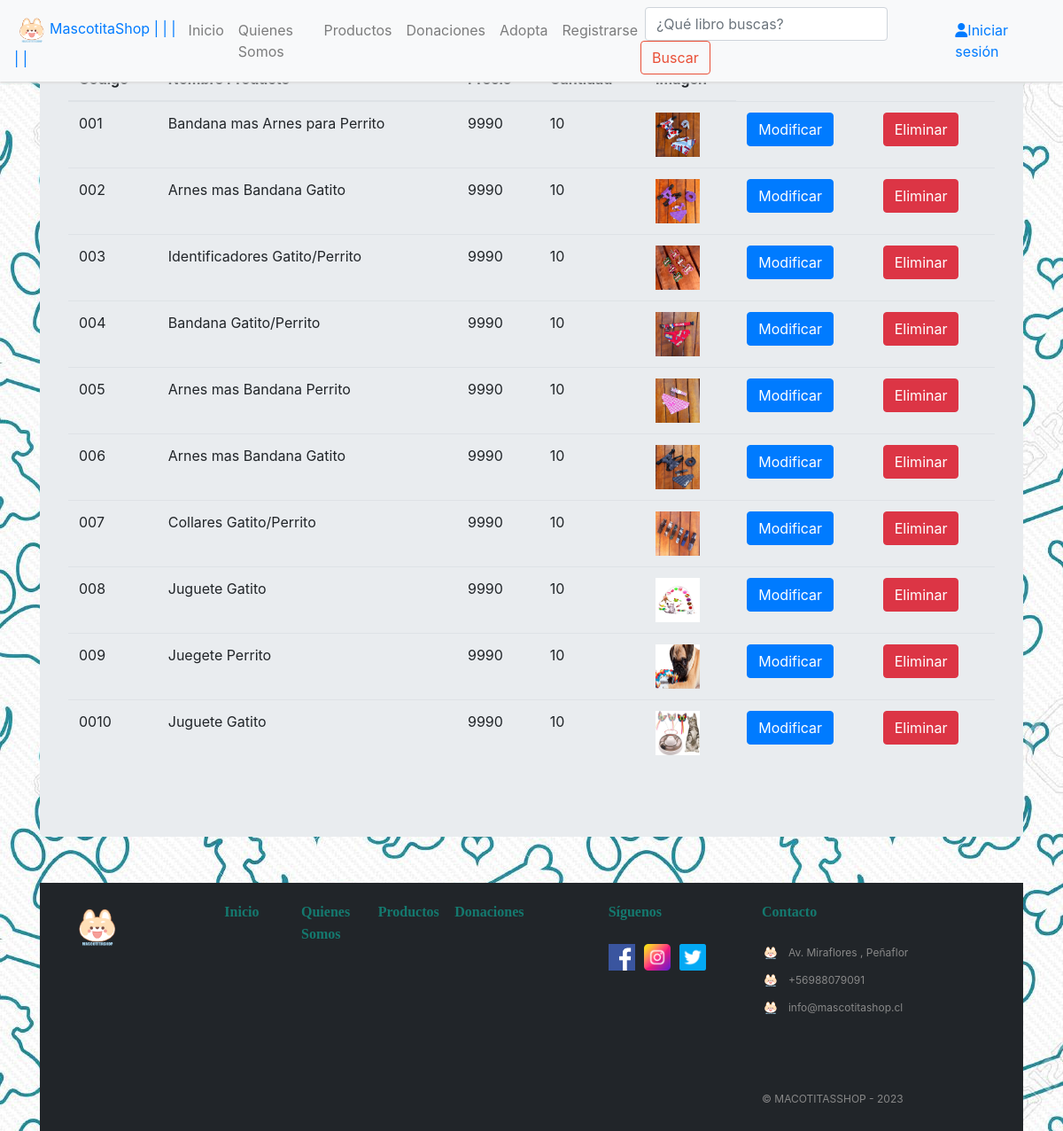
Screenshot of /mostrarproducto/ with the database file from the repository.
### mascotas/models.py (models this page shows, shortened)
class Producto(models.Model):
    codigo = models.CharField(primary_key=True, max_length=10, unique=True)
    nombre = models.CharField(max_length=100)
    precio=models.IntegerField(blank=True, null=True, verbose_name="Precio")
    cantidad = models.PositiveIntegerField(default=0)
    imagen = models.ImageField(upload_to='producto_imagenes', null=True, blank=True)

### mascotas/views.py (the view)
# urls.py: path('mostrarproducto/',mostrarPro, name='mostrarProducto'),
def mostrarPro(request):
    producto = Producto.objects.all()
    datos={
        'productos':producto
    }
    return render(request, 'mostrarproducto.html', datos)

### mascotas/context_processor.py (called while the page is built, shortened)
def total_carrito(request):
    total = 0
    return {'total_carrito':int(total)}

### mascotas/templates/mostrarproducto.html (shortened to what this page needs)
{% extends "base.html" %}
{% block content %}
<!DOCTYPE html>
<html lang="en">
<head>
    {% load static %}
    <link rel="stylesheet" href="https://cdnjs.cloudflare.com/ajax/libs/font-awesome/4.7.0/css/font-awesome.min.css">
    <link href="{% static 'css/bootstrap.min.css' %}" rel="stylesheet">
    <link href="{% static 'css/estilos.css' %}" rel="stylesheet">
</head>
<body>
    <div class="container">
        <div class="row">
            <div class="col-12">
                <div class="jumbotron">
                    <table class="table">
                        <thead>
                            <tr>
                                <th>Codigo</th>
                                <th>Nombre Producto</th>
                                <th>Precio</th>
                                <th>Cantidad</th>
                                <th>Imagen</th>
                            </tr>
                        </thead>
                        <tbody>
                            {% for pro in productos %}
                                <tr>
                                    <td>{{pro.codigo}}</td>
                                    <td>{{pro.nombre}}</td>
                                    <td>{{pro.precio}}</td>
                                    <td>{{pro.cantidad}}</td>
                                    {% if pro.imagen %}
                                    <td>
                                        <img src="{{ pro.imagen.url }}" style="height: 50px; width: 50px;">
                                    </td>
                                    {% else %}
                                    <td>
                                        <p style="color:red">No tiene foto</p>
                                    </td>
                                    {% endif %}
                                    <td><a href="{% url 'modificarproducto' pro.codigo %}" class="btn btn-primary">Modificar</a></td>
                                    <td><a href="{% url 'eliminarproducto' pro.codigo %}" class="btn btn-danger">Eliminar</a></td>
                            {% endfor%}
                        </tbody>
                    </table>
                </div>
            </div>
        </div>
    <footer>
        <div class="row col-12">
            <div class="col-lg-2">
                <a href="{% url 'index' %}"><img src="{% static 'img/MASCOTITASHOP-LOGO.png' %}" href="{% url 'index' %}" alt="logoBookStop" width="60px"></a>
            </div>
            <div class="col-lg-1">
                <a href="{% url 'index' %}" id="linkFooter"style="color: #198b; font-family: cursive;" ><strong>Inicio</strong></a>
            </div>
            <div class="col-lg-1">
                <a href="{% url 'quienes_somos' %}" id="linkFooter"style="color: #198b; font-family: cursive;"><strong>Quienes Somos</strong></a>
            </div>
            <div class="col-lg-1">
                <a href="{% url 'productos' %}" id="linkFooter"style="color: #198b; font-family: cursive;"><strong>Productos</strong></a>
            </div>
            <div class="col-lg-2">
                <a href="{% url 'index' %}" id="linkFooter"style="color: #198b; font-family: cursive;"><strong>Donaciones</strong></a>
            </div>
            <div class="col-lg-2">
                <strong style="color: #198b; font-family: cursive;">Síguenos</strong>
                <br><br>
                <div class="row">
                    <a href="https://www.facebook.com/"><img src="{% static 'img/fb.png' %}" alt="" width="30px" height="30px"style=" margin-left: 15px;"></a>
                    <a href="https://www.instagram.com/"><img src="{% static 'img/instagram.png' %}" alt="" width="30px" height="30px" style=" margin-left: 10px;"></a>
                    <a href="https://www.twitter.com/"><img src="{% static 'img/twitter.png' %}" alt="" width="30px" height="30px" style=" margin-left: 10px;"></a>
                </div>
            </div>
            <div class="col-lg-3">
                <strong style="color: #198b; font-family: cursive;">Contacto</strong>
                <br><br>
                <div class="row">
                    <img src="{% static 'img/MASCOTITASHOP-LOGO.png' %}" alt="" width="20px" height="20px"
                        style="margin-right: 10px; margin-left: 15px;">
                    <p>Av. Miraflores , Peñaflor</p>
                </div>
                <div class="row">
                    <img src="{% static 'img/MASCOTITASHOP-LOGO.png' %}" alt="" width="20px" height="20px"
                        style="margin-right: 10px; margin-left: 15px;">
                    <p>+56988079091</p>
                </div>
                <div class="row">
                    <img src="{% static 'img/MASCOTITASHOP-LOGO.png' %}" alt="" width="20px" height="20px"
                        style="margin-right: 10px; margin-left: 15px;">
                    <p>info@mascotitashop.cl</p>
                </div>
                <br><br><br>
                <p>&copy; MACOTITASSHOP - 2023</p>
            </div>
        </div>
    </footer>
</body>
</html>
{% endblock %}

### mascotas/static/css/estilos.css (style rules this page uses)
body { background-image: url('/static/img/prueba 2.jpg'); }
footer { padding: 20px; color: #c5c5c5; background-color: #212529; height: 280px; margin-top: 20px; }
footer div p { font-size: 12px; color: #888888; padding-top: 5px; line-height: 10px; }
#linkFooter { color: #c5c5c5; text-decoration: none; }

### rows the page displays
Producto: codigo "001", nombre "Bandana mas Arnes para Perrito", precio "9990", cantidad "10", imagen (picture)
Producto: codigo "002", nombre "Arnes mas Bandana Gatito", precio "9990", cantidad "10", imagen (picture)
Producto: codigo "003", nombre "Identificadores Gatito/Perrito", precio "9990", cantidad "10", imagen (picture)
Producto: codigo "004", nombre "Bandana Gatito/Perrito", precio "9990", cantidad "10", imagen (picture)
Producto: codigo "005", nombre "Arnes mas Bandana Perrito", precio "9990", cantidad "10", imagen (picture)
Producto: codigo "006", nombre "Arnes mas Bandana Gatito", precio "9990", cantidad "10", imagen (picture)
Producto: codigo "007", nombre "Collares Gatito/Perrito", precio "9990", cantidad "10", imagen (picture)
Producto: codigo "008", nombre "Juguete Gatito", precio "9990", cantidad "10", imagen (picture)
Producto: codigo "009", nombre "Juegete Perrito", precio "9990", cantidad "10", imagen (picture)
Producto: codigo "0010", nombre "Juguete Gatito", precio "9990", cantidad "10", imagen (picture)
